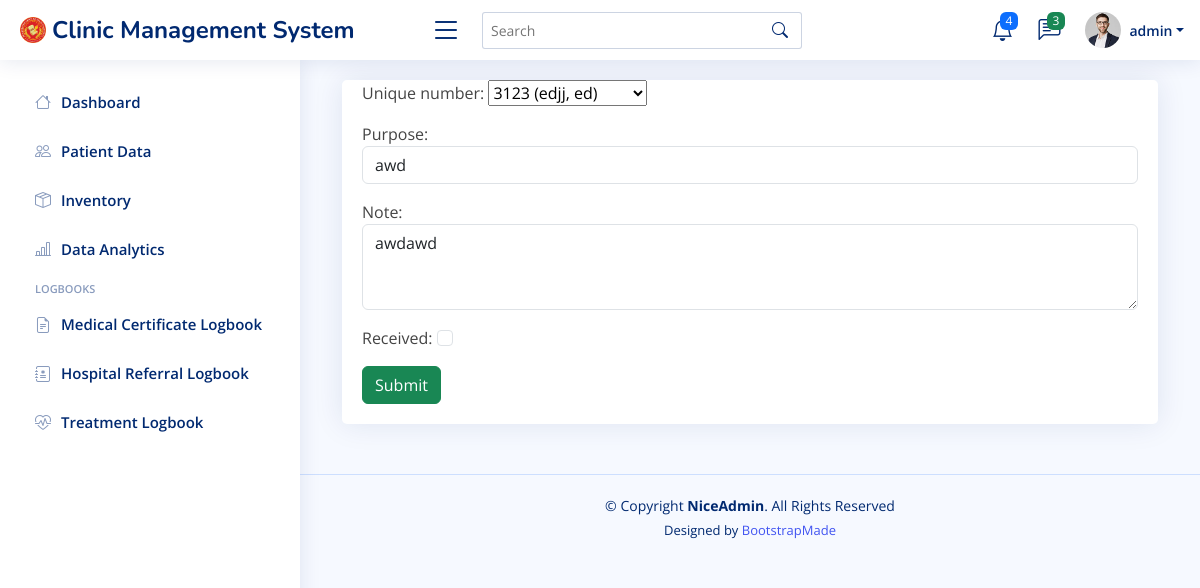
Screenshot of /medcertform-update/1/ (signed in) with the database file from the repository.
### cms/models.py (models this page shows, shortened)
class patient(models.Model):
    created_at = models.DateTimeField(auto_now_add=True)
    updated_at = models.DateTimeField(auto_now=True)
    unique_number = models.CharField(unique=True, max_length=10)
    first_name = models.CharField(max_length=100)
    middle_name = models.CharField(max_length=100, blank=True)
    last_name = models.CharField(max_length=100)
    suffix = models.CharField(max_length=2, blank=True, null=True)
    SEX_CHOICES = [
        ("Male", "Male"),
        ("Female", "Female"),
    ]
    sex = models.CharField(max_length=6, choices=SEX_CHOICES)
    birthday = models.DateField(null=True)
    address = models.CharField(max_length=100)
    course = models.CharField(max_length=100, blank=True, null=True)
    year = models.PositiveIntegerField(blank=True, null=True)
    section = models.CharField(max_length=100, blank=True, null=True)
    contact_number = models.PositiveIntegerField(default=0)
    emergency_number = models.PositiveIntegerField(default=0)
    personal_email = models.CharField(max_length=100)
    provider = models.CharField(max_length=100, blank=True)
    provider_updated = models.CharField(max_length=100, blank=True)
    def __str__(self):
        return f'{self.unique_number} ({self.last_name}, {self.first_name})'

class Medicalcertificate_logbook(models.Model):
    created_at = models.DateTimeField(auto_now_add=True)
    updated_at = models.DateTimeField(auto_now=True)
    unique_number = models.ForeignKey('Patient', on_delete=models.RESTRICT)
    purpose = models.CharField(max_length=100)
    note = models.CharField(max_length=1000, null=True, blank=True)
    received = models.BooleanField()
    provider = models.CharField(max_length=100, blank=True)
    provider_updated = models.CharField(max_length=100, blank=True)

### cms/views.py (the view, shortened to what this page needs)
# urls.py: path('medcertform-update/<str:pk>/', views.medcertform_update_view, name="Medcert Update"),
@login_required(login_url="Login")
def medcertform_update_view(request, pk):
    referral_instance = get_object_or_404(Medicalcertificate_logbook, id=pk)
    form = MedcertForm(instance=referral_instance)
    context = {'form':form}
    return render(request, 'cms/medcert-form.html', context)

### cms/forms.py
class MedcertForm(forms.ModelForm):
    class Meta:
        model = Medicalcertificate_logbook
        fields = '__all__'
        exclude = ('created_at', 'provider', 'updated_at', 'provider_updated')
        widgets = {
            'unique_number': s2forms.Select2Widget(attrs={'class': 'form-select'}),
            'purpose': forms.TextInput(attrs={'class': 'form-control'}),
            'note': forms.Textarea(attrs={'class': 'form-control', 'rows': 3}),
            'received': forms.CheckboxInput(attrs={'class': 'form-check-input'}),
        }

### cms/templates/cms/medcert-form.html (shortened to what this page needs)
{% extends "cms/base.html" %}
{% block content %}
<div class="container">
    <div class="row">
        <div class="col-sm">
            <div class="card card-body">
                <div class="form-group">
                    <form action="" method="POST">
                        {{form.as_p}}
                        <input class="btn btn-success" type="submit" value="Submit">
                    </form>
                </div>
            </div>
        </div>
    </div>
</div>
{% endblock content %}

### cms/templates/cms/base.html (shortened to what this page needs)
{% load static %}
<!DOCTYPE html>
<html lang="en">
<head>
  <link href="{% static "cms/assets/vendor/bootstrap/css/bootstrap.min.css" %}" rel="stylesheet">
  <link href="{% static "cms/assets/vendor/bootstrap-icons/bootstrap-icons.css" %}" rel="stylesheet">
  <link href="{% static "cms/assets/vendor/boxicons/css/boxicons.min.css" %}" rel="stylesheet">
  <link href="{% static "cms/assets/vendor/quill/quill.snow.css" %}" rel="stylesheet">
  <link href="{% static "cms/assets/vendor/quill/quill.bubble.css" %}" rel="stylesheet">
  <link href="{% static "cms/assets/vendor/remixicon/remixicon.css" %}s" rel="stylesheet">
  <link href="{% static "cms/assets/vendor/simple-datatables/style.css" %}" rel="stylesheet">
  <link href="{% static "cms/assets/css/style.css" %}" rel="stylesheet">
</head>
<body>
  <header id="header" class="header fixed-top d-flex align-items-center">
    <div class="d-flex align-items-center justify-content-between">
      <a href={% url 'Dashboard' %} class="logo d-flex align-items-center">
        <img src="{% static "cms/assets/img/dhvsu_logo.png" %}" alt="">
        <span class="d-none d-lg-block">Clinic Management System</span>
      </a>
      <i class="bi bi-list toggle-sidebar-btn"></i>
    </div>
    <div class="search-bar">
      <form class="search-form d-flex align-items-center" method="POST" action="#">
        <input type="text" name="query" placeholder="Search" title="Enter search keyword">
        <button type="submit" title="Search"><i class="bi bi-search"></i></button>
      </form>
    </div>
    <nav class="header-nav ms-auto">
      <ul class="d-flex align-items-center">
        <li class="nav-item dropdown">
          <a class="nav-link nav-icon" href="#" data-bs-toggle="dropdown">
            <i class="bi bi-bell"></i>
            <span class="badge bg-primary badge-number">4</span>
          </a>
        </li>
        <li class="nav-item dropdown">
          <a class="nav-link nav-icon" href="#" data-bs-toggle="dropdown">
            <i class="bi bi-chat-left-text"></i>
            <span class="badge bg-success badge-number">3</span>
          </a>
        </li>
        <li class="nav-item dropdown pe-3">
          <a class="nav-link nav-profile d-flex align-items-center pe-0" href="#" data-bs-toggle="dropdown">
            <img src="{% static "cms/assets/img/profile-img.jpg" %}" alt="Profile" class="rounded-circle">
            <span class="d-none d-md-block dropdown-toggle ps-2">{{ user.username }}</span>
          </a>
        </li>
      </ul>
    </nav>
  </header>
  <aside id="sidebar" class="sidebar">
    <ul class="sidebar-nav" id="sidebar-nav">
      <li class="nav-item">
        <a class="nav-link collapsed" href={% url "Dashboard" %}>
          <i class="bi bi-house"></i>
          <span>Dashboard</span>
      </li>
      <li class="nav-item">
        <a class="nav-link collapsed" href={% url "Patient Data" %}>
          <i class="bi bi-people"></i>
          <span>Patient Data</span>
      </li>
      <li class="nav-item">
        <a class="nav-link collapsed" href={% url "Inventory Data" %}>
          <i class="bi bi-box-seam"></i>
          <span>Inventory</span>
      </li>
      <li class="nav-item">
        <a class="nav-link collapsed" href={% url "chart" %}>
          <i class="bi bi-bar-chart-line"></i>
          <span>Data Analytics</span>
      </li>
      <li class="nav-heading">Logbooks</li>
      <li class="nav-item">
        <a class="nav-link collapsed" href={% url "Medcert Data" %}>
          <i class="bi bi-file-earmark-text"></i>
          <span>Medical Certificate Logbook</span>
      </li>
      <li class="nav-item">
        <a class="nav-link collapsed" href={% url "Referral Data" %}>
          <i class="bi bi-journal-medical"></i>
          <span>Hospital Referral Logbook</span>
      </li>
      <li class="nav-item">
        <a class="nav-link collapsed" href={% url "Treatment Data" %}>
          <i class="bi bi-heart-pulse"></i>
          <span>Treatment Logbook</span>
      </li>
    </ul>
  </aside>
  <main id="main" class="main">
    {% block content %}
    {% endblock content %}
  </main>
  <footer id="footer" class="footer">
    <div class="copyright">
      &copy; Copyright <strong><span>NiceAdmin</span></strong>. All Rights Reserved
    </div>
    <div class="credits">
      Designed by <a href="https://bootstrapmade.com/">BootstrapMade</a>
    </div>
  </footer>
</body>
</html>

### cms/static/cms/assets/css/style.css (style rules this page uses)
:root { scroll-behavior: smooth; }
body { font-family: "Open Sans", sans-serif; background: #f6f9ff; color: #444444; }
a { color: #4154f1; text-decoration: none; }
#main { margin-top: 60px; padding: 20px 30px; transition: all 0.3s; }
.card { margin-bottom: 30px; border: none; border-radius: 5px; box-shadow: 0px 0 30px rgba(1, 41, 112, 0.1); }
.card-body { padding: 0 20px 20px 20px; }
.logo { line-height: 1; }
@media (min-width: 1200px) { .logo { width: 400px; } }
.logo img { max-height: 26px; margin-right: 6px; }
.logo span { font-size: 24px; font-weight: 700; color: #012970; font-family: "Nunito", sans-serif; }
.header { transition: all 0.5s; z-index: 997; height: 60px; box-shadow: 0px 2px 20px rgba(1, 41, 112, 0.1); background-color: #fff; padding-left: 20px; }
.header .toggle-sidebar-btn { font-size: 32px; padding-left: 10px; cursor: pointer; color: #012970; }
.header .search-bar { min-width: 360px; padding: 0 20px; }
.header .search-form { width: 100%; }
.header .search-form input { border: 0; font-size: 14px; color: #012970; border: 1px solid rgba(1, 41, 112, 0.2); padding: 7px 38px 7px 8px; border-radius: 3px; transition: 0.3s; width: 100%; }
.header .search-form button { border: 0; padding: 0; margin-left: -30px; background: none; }
.header .search-form button i { color: #012970; }
.header-nav ul { list-style: none; }
.header-nav>ul { margin: 0; padding: 0; }
.header-nav .nav-icon { font-size: 22px; color: #012970; margin-right: 25px; position: relative; }
.header-nav .nav-profile { color: #012970; }
.header-nav .nav-profile img { max-height: 36px; }
.header-nav .nav-profile span { font-size: 14px; font-weight: 600; }
.header-nav .badge-number { position: absolute; inset: -2px -5px auto auto; font-weight: normal; font-size: 12px; padding: 3px 6px; }
.sidebar { position: fixed; top: 60px; left: 0; bottom: 0; width: 300px; z-index: 996; transition: all 0.3s; padding: 20px; overflow-y: auto; scrollbar-width: thin; scrollbar-color: #aab7cf transparent; box-shadow: 0px 0px 20px rgba(1, 41, 112, 0.1); background-color: #fff; }
@media (min-width: 1200px) { #main, #footer { margin-left: 300px; } }
.sidebar-nav { padding: 0; margin: 0; list-style: none; }
.sidebar-nav li { padding: 0; margin: 0; list-style: none; }
.sidebar-nav .nav-item { margin-bottom: 5px; }
.sidebar-nav .nav-heading { font-size: 11px; text-transform: uppercase; color: #899bbd; font-weight: 600; margin: 10px 0 5px 15px; }
.sidebar-nav .nav-link { display: flex; align-items: center; font-size: 15px; font-weight: 600; color: #4154f1; transition: 0.3; background: #f6f9ff; padding: 10px 15px; border-radius: 4px; }
.sidebar-nav .nav-link i { font-size: 16px; margin-right: 10px; color: #4154f1; }
.sidebar-nav .nav-link.collapsed { color: #012970; background: #fff; }
.sidebar-nav .nav-link.collapsed i { color: #899bbd; }
.footer { padding: 20px 0; font-size: 14px; transition: all 0.3s; border-top: 1px solid #cddfff; }
.footer .copyright { text-align: center; color: #012970; }
.footer .credits { padding-top: 5px; text-align: center; font-size: 13px; color: #012970; }

### rows the page displays
patient: unique_number "3123 (edjj, ed)"
Medicalcertificate_logbook: purpose "awd", note "awdawd"

### other values shown
{{ user.username }} "admin"
